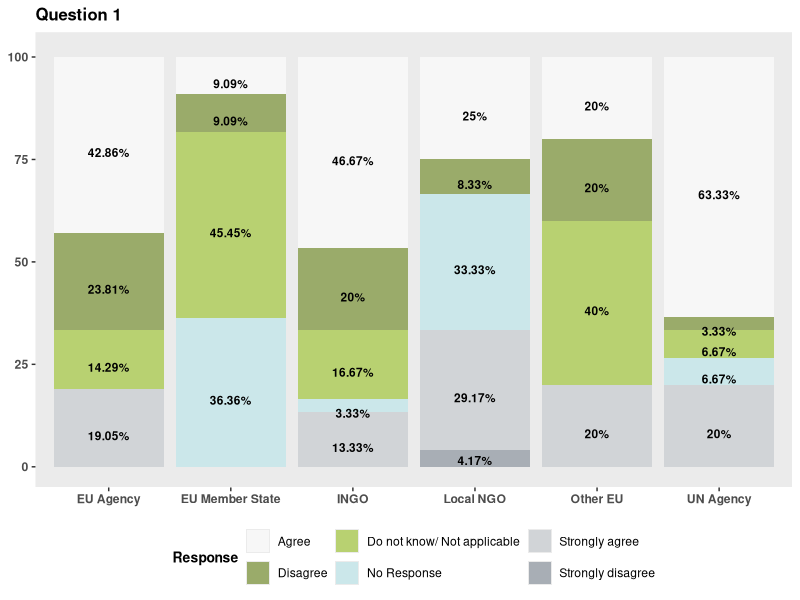

Recreate this plot in R.
## ---- chunk 1
knitr::opts_chunk$set(echo = TRUE)
## ---- chunk 2
library(tidyverse)
survey <- read_csv("./fake_survey.csv")
## ---- chunk 3
colours = c("#ffffff", "#648015", "#97c020","#b5e4e9", "#c0c5ca",	"#7c8692")

plot3 <- survey %>%
  mutate(Question == str_trim(Question, "both")) %>%
  filter(percentage > 0) %>%
  group_by(Question) %>% 
  nest() %>% 
  mutate(plot = map2(data, Question,
                     ~ggplot(data = .x, aes(x = stakeholder_group, y = percentage,
                                            fill = Response,
                                            label = paste0(percentage, "%"))) +
                       geom_bar(stat = "identity", alpha = .60) +
                       ggrepel::geom_text_repel(position = position_stack(vjust = .5),
                                                hjust = 0.5,
                                                direction = "y", 
                                                fontface = "bold",
                                                size = 3, vjust = 0, force = 1,
                                                min.segment.length = 1, 
                                                segment.size = .5,
                                                segment.colour = "lightgrey",
                                                box.padding = .1, 
                                                ylim = c(0, 100)) +
                       scale_y_continuous(limits = c(0, 101)) +
                       scale_x_discrete(labels = c("EU Agency" = "EU Agency",
                                                   "International NGO" = "INGO",
                                                   "Local NGO" = "Local NGO",
                                                   "Other EU" = "Other EU", 
                                                   "UN Agency" = "UN Agency")) +
                       scale_fill_manual(values = colours) + 
                       theme(panel.grid = element_blank(),
                             panel.grid.minor = element_blank(),
                             axis.text.x = element_text(face = "bold"),
                             axis.text.y = element_text(face = "bold"),
                             axis.title.x = element_blank(),
                             axis.title.y = element_blank(),
                             title = element_text(face = "bold", size = 10,
                                                  colour = "black"),
                             legend.position = "bottom") + 
                       ggtitle(str_wrap(.y, width = 80))
  ))

## ---- chunk 4
map2(plot3, "[", 1)
